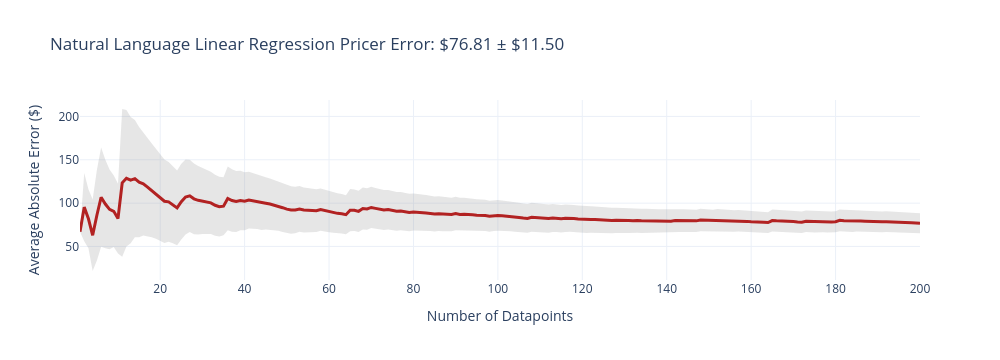
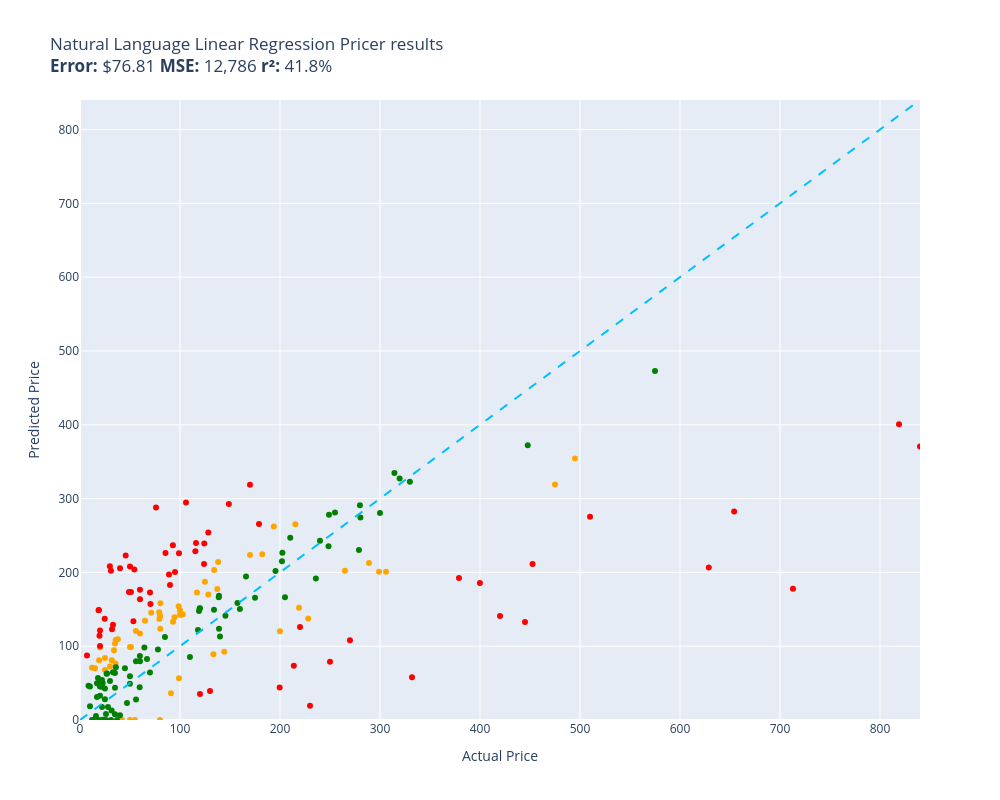

Source (notebook cell) for these figures, in order:
### Markdown cell above
### Evaluating Model 4: The Natural Language Breakthrough

Let's evaluate `natural_language_linear_regression_pricer` on the 2,000 test items.

### Code cell
evaluate(natural_language_linear_regression_pricer, test)

### Figure 1 — Plotly figure (JSON) as saved in the notebook; plotly's stock layout.template omitted (floating-point values rounded to 4 significant figures; data arrays with more than 128 entries replaced by an {"elided": "..."} marker saying what was removed)
{"data": [{"fill": "toself", "fillcolor": "rgba(128,128,128,0.2)", "hoverinfo": "skip", "line": {"color": "rgba(255,255,255,0)"}, "name": "95% CI", "showlegend": false, "type": "scatter", "x": {"elided": "400 int values"}, "y": {"elided": "400 float values"}}, {"customdata": {"elided": "200x1 float values"}, "hovertemplate": "n=%{x}<br>Avg Error=$%{y:,.2f}<br>±95% CI=$%{customdata[0]:,.2f}<extra></extra>", "line": {"color": "firebrick", "width": 3}, "mode": "lines", "name": "Cumulative Avg Error", "type": "scatter", "x": {"elided": "200 int values"}, "y": {"elided": "200 float values"}}], "layout": {"height": 360, "showlegend": false, "title": {"text": "Natural Language Linear Regression Pricer Error: $76.81 ± $11.50"}, "width": 1000, "xaxis": {"title": {"text": "Number of Datapoints"}}, "yaxis": {"title": {"text": "Average Absolute Error ($)"}}}}

### Figure 2 — Plotly figure (JSON) as saved in the notebook; plotly's stock layout.template omitted (floating-point values rounded to 4 significant figures)
{"data": [{"customdata": [["Old Blood Noise Excess V2 Distortion Cho...\nGuess=$152.13 Actual=$219.00"], ["NewPower99 Battery Kit for Samsung Galax...\nGuess=$0.00 Actual=$54.95"], ["SuppliesOutlet Compatible Toner Cartridg...\nGuess=$92.46 Actual=$144.29"], ["ACDelco GM Original Equipment FW339 Fron...\nGuess=$265.15 Actual=$215.33"], ["8544771 Dryer Heating Element, 279816 Th...\nGuess=$108.40 Actual=$35.74"], ["Panasonic KX-TG6511B DECT 6.0 PLUS Expan...\nGuess=$146.14 Actual=$79.20"], ["GJY Portable TV,10.6 inch Mini TV for AT...\nGuess=$136.96 Actual=$79.36"], ["LD Products Compatible Toner Cartridge R...\nGuess=$98.97 Actual=$49.98"], ["Mini PC, Kinupute Desktop Computer E3-12...\nGuess=$354.14 Actual=$495.00"], ["Aolemi Oil Rubbed Bronze Single Function...\nGuess=$154.26 Actual=$98.65"], ["Clementoni 39132.5 Jigsaw Puzzle 1,000 P...\nGuess=$0.00 Actual=$79.95"], ["10GBase-LR SFP+ Transceiver, Handar 10GB...\nGuess=$98.07 Actual=$19.99"], ["Deco Mount Pro Tripod Microphone Stand w...\nGuess=$117.32 Actual=$59.95"], ["KOMPUTERBAY 4GB 2X 2GB DDR2 1066MHz PC2-...\nGuess=$123.76 Actual=$80.34"], ["Task T24287 Roman Ogee Router Bit with 1...\nGuess=$120.55 Actual=$55.88"], ["Southwire 120V/15A Right Angle User Atta...\nGuess=$109.24 Actual=$37.87"], ["15\" Locking Shower Head Extension Arm in...\nGuess=$141.45 Actual=$79.95"], ["Mylites+ Standard Comic Book Mylar Sleev...\nGuess=$103.50 Actual=$34.99"], ["DALDED LED Light Kit for Lego Sonic Gree...\nGuess=$83.94 Actual=$24.99"], ["Baseball Backpacks Large 18 Inch Bookbag...\nGuess=$81.03 Actual=$31.77"], ["Adams Check Payment and Deposit Register...\nGuess=$76.69 Actual=$35.49"], ["KOHLER 18865-CP Filtered Water Faucet, P...\nGuess=$318.90 Actual=$475.00"], ["Diversitech WG840585 Motor, (Ddb) 1/3Hp,...\nGuess=$203.36 Actual=$134.12"], ["Festool 492370 Platin 2 S1000 Grit 6-Inc...\nGuess=$36.09 Actual=$91.00"], ["PM Auto Front Right Quick Complete Strut...\nGuess=$187.30 Actual=$124.94"], ["Satco S9596, 4 Count (Pack of 1), 4.18\nGuess=$70.66 Actual=$12.00"], ["Ceramic Talavera Mexican Tile 4x4\", 9 Pi...\nGuess=$72.47 Actual=$29.95"], ["Marvel Legends Series X-Men 6-Inch Archa...\nGuess=$56.58 Actual=$98.95"], ["ANZO USA 111207 GMC SIERRA 99-06 / YUKON...\nGuess=$224.41 Actual=$182.28"], ["Kingston Brass KS269SN Kingston Clawfoot...\nGuess=$200.81 Actual=$305.99"], ["Pioneer 2AM401-BN Two Handle Kitchen Fau...\nGuess=$137.65 Actual=$228.22"], ["LSSAGOON Backpack for Women Teen Kids Gi...\nGuess=$94.62 Actual=$33.99"], ["4LT LUMINETTE Vanity Opal GLS BSN\nGuess=$148.76 Actual=$99.99"], ["4pc Wheel Spacers Adapters 4\" (2inch Per...\nGuess=$172.70 Actual=$116.95"], ["Royal Designs, Inc. Decorative Abundant ...\nGuess=$67.76 Actual=$24.95"], ["Mikrotik RB3011UIAS-RM RouterBOARD 10xGi...\nGuess=$200.69 Actual=$299.00"], ["DuraGo 29515020 Front Hub Assembly\nGuess=$170.13 Actual=$128.34"], ["GENUINE VOLVO THERMOSTAT (3.0, 3.2) S60 ...\nGuess=$143.18 Actual=$102.85"], ["Universal Power Group 12V 100Ah Sealed L...\nGuess=$120.24 Actual=$199.99"], ["Amana Tool - SC587 Carbide Tipped 3-Wing...\nGuess=$145.37 Actual=$71.23"], ["Evan Fischer Radiator Cooling Fan Assemb...\nGuess=$177.54 Actual=$137.34"], ["UPR Mach 1 Chin Spoiler Fits 94-98 Musta...\nGuess=$134.61 Actual=$64.99"], ["Raspberry Pi 3 Model B+ Aluminum Case Me...\nGuess=$70.20 Actual=$14.99"], ["ASUS VY279HE-W 27” 1080P Monitor - White...\nGuess=$214.17 Actual=$138.10"], ["Diversitech UC2436-3 Ultralite Condenser...\nGuess=$158.15 Actual=$80.39"], ["4 Inches Rolled Muffler Tip Catback Exha...\nGuess=$262.06 Actual=$193.88"], ["APS iBoard (304 Stainless Steel Polished...\nGuess=$202.09 Actual=$264.95"], ["Baumgartens Sicurix Blank PVC ID Cards (...\nGuess=$80.97 Actual=$19.11"], ["Audio Techinca ATW-T1002 System 10 Handh...\nGuess=$212.76 Actual=$289.00"], ["LD Compatible Ink Cartridge Replacement ...\nGuess=$0.00 Actual=$41.99"], ["BXYJY for Samsung Galaxy Z Fold 3 Case w...\nGuess=$0.00 Actual=$49.99"], ["DuraGo BR5330 Front Vented Disc Brake Ro...\nGuess=$142.48 Actual=$101.51"], ["Samsung DA97-07603B Freezer Ice Maker As...\nGuess=$133.22 Actual=$93.02"], ["Intex River Run Connect Lounge (Four)\nGuess=$139.17 Actual=$94.49"], ["Targus CityGear Durable Backpack, Black,...\nGuess=$89.19 Actual=$133.43"], ["Fitness Center Gym Room Weight Train Dua...\nGuess=$142.70 Actual=$99.99"], ["MonMount Triple Monitor Stand Freestandi...\nGuess=$140.36 Actual=$79.99"], ["Xiaomi Redmi 10 2022 NFC 4G LTE (128GB +...\nGuess=$223.48 Actual=$169.99"], ["Refresh NSF-53 Premium Replacement Refri...\nGuess=$98.95 Actual=$50.99"]], "hovertemplate": "%{customdata[0]}<extra></extra>", "legendgroup": "orange", "marker": {"color": "orange", "size": 6, "symbol": "circle"}, "mode": "markers", "name": "orange", "orientation": "v", "showlegend": true, "type": "scatter", "x": [219.0, 54.95, 144.3, 215.3, 35.74, 79.2, 79.36, 49.98, 495.0, 98.65, 79.95, 19.99, 59.95, 80.34, 55.88, 37.87, 79.95, 34.99, 24.99, 31.77, 35.49, 475.0, 134.1, 91.0, 124.9, 12.0, 29.95, 98.95, 182.3, 306.0, 228.2, 33.99, 99.99, 117.0, 24.95, 299.0, 128.3, 102.8, 200.0, 71.23, 137.3, 64.99, 14.99, 138.1, 80.39, 193.9, 264.9, 19.11, 289.0, 41.99, 49.99, 101.5, 93.02, 94.49, 133.4, 99.99, 79.99, 170.0, 50.99], "xaxis": "x", "y": [152.1, 0.0, 92.46, 265.1, 108.4, 146.1, 137.0, 98.97, 354.1, 154.3, 0.0, 98.07, 117.3, 123.8, 120.6, 109.2, 141.4, 103.5, 83.94, 81.03, 76.69, 318.9, 203.4, 36.09, 187.3, 70.66, 72.47, 56.58, 224.4, 200.8, 137.6, 94.62, 148.8, 172.7, 67.76, 200.7, 170.1, 143.2, 120.2, 145.4, 177.5, 134.6, 70.2, 214.2, 158.2, 262.1, 202.1, 80.97, 212.8, 0.0, 0.0, 142.5, 133.2, 139.2, 89.19, 142.7, 140.4, 223.5, 98.95], "yaxis": "y"}, {"customdata": [["telpo Headlight Assembly Fit For 15 Camr...\nGuess=$239.89 Actual=$115.99"], ["Stand for Raven Pro Document Scanner - P...\nGuess=$208.36 Actual=$29.85"], ["RBC12-UPC Replacement Battery Cartridge ...\nGuess=$19.25 Actual=$229.99"], ["Bam France 2002XL Contoured Hightech Bla...\nGuess=$177.72 Actual=$713.00"], ["Metabo HPT 36V MultiVolt™ Cordless Rotar...\nGuess=$192.54 Actual=$379.00"], ["46mm Digital Pro High-Resolution Close-U...\nGuess=$121.39 Actual=$19.99"], ["Innovative Percussion CB-6 Chamois Bass ...\nGuess=$203.89 Actual=$54.32"], ["LOVE MEI Galaxy S10 Lite Case, Military ...\nGuess=$129.19 Actual=$32.98"], ["CORSAIR Dominator Platinum RGB 32GB (2x1...\nGuess=$211.21 Actual=$124.00"], ["Bam Trekking 3027SB Single Black Clarine...\nGuess=$57.79 Actual=$332.00"], ["DEWALT 20V MAX* XR Impact Driver with Bl...\nGuess=$211.39 Actual=$452.53"], ["Scranton & Co 3 Drawer Mobile File Cabin...\nGuess=$228.68 Actual=$115.35"], ["Canon EOS Rebel T7 Digital SLR Camera wi...\nGuess=$400.82 Actual=$819.00"], ["Travelpro Platinum Elite Slim Business L...\nGuess=$73.65 Actual=$213.83"], ["JRready ST6313 DT Deutsch Connector Kit,...\nGuess=$43.99 Actual=$199.68"], ["Dakota Alert MURS Alert Probe Sensor - M...\nGuess=$126.03 Actual=$219.99"], ["3D Tree Hole Branches 075 Stair Risers D...\nGuess=$39.33 Actual=$129.99"], ["Projector, CRAZVIEW Projector with WiFi ...\nGuess=$133.65 Actual=$53.40"], ["Retevis RT68 Soft Earhook Walkie Talkie ...\nGuess=$87.52 Actual=$6.99"], ["MC: Pindicator (Dual Intensity Amber)\nGuess=$205.64 Actual=$40.00"], ["Poison Spyder 10-08-020 Rocker Knocker\nGuess=$206.66 Actual=$628.76"], ["DIMARZIO 204284 DP 163FBK Blues Bucker G...\nGuess=$183.02 Actual=$89.99"], ["Lighted Triangle Mirror Cabinet Bathroom...\nGuess=$132.82 Actual=$445.00"], ["BESTILL Wall Mounted Shower Faucet Set, ...\nGuess=$288.02 Actual=$76.00"], ["Engine Thermostat, Replace 19301-PAA-306...\nGuess=$149.15 Actual=$18.89"], ["Dell Optiplex 390 Desktop Computer i3 3....\nGuess=$239.20 Actual=$124.27"], ["Neporal Full Spectrum Light Bulb, 6000K ...\nGuess=$148.82 Actual=$18.59"], ["Pidoko Kids Train Table, Grey with 90 Pc...\nGuess=$35.14 Actual=$119.97"], ["LEGO Marvel Avengers War Machine Buster ...\nGuess=$176.55 Actual=$59.95"], ["KOHLER K-1185540-CP Assembly-Slider\nGuess=$222.94 Actual=$45.67"], ["Trim Kit for 2-handle Shower & Tub Valve...\nGuess=$200.54 Actual=$94.99"], ["iPhone 12/12 Pro Nicaragua Guardabarranc...\nGuess=$100.23 Actual=$19.97"], ["Aeromotive 13304 Regulator, X1 Adjustabl...\nGuess=$108.20 Actual=$269.95"], ["Canon Sure Shot 90u 35mm Date Camera\nGuess=$185.55 Actual=$399.89"], ["Wilkinson LOW GAUSS Vintage Tone Strat S...\nGuess=$202.23 Actual=$30.93"], ["Ibanez M510OVS Acoustic Mandolin in Vint...\nGuess=$318.61 Actual=$169.99"], ["Berta (6 Pieces) 1-1/4 inch Overlay, 90 ...\nGuess=$137.10 Actual=$24.66"], ["CradlePoint Compact Broadband Router (CB...\nGuess=$197.29 Actual=$89.00"], ["Pyle Wireless Rear View Backup Camera - ...\nGuess=$157.31 Actual=$70.45"], ["Auertech Portable Washing Machine, 14lbs...\nGuess=$225.89 Actual=$98.99"], ["18 Inch White Undermount Kitchen Sink - ...\nGuess=$265.40 Actual=$179.00"], ["ECCPP Power Steering Pump for 2009-2010 ...\nGuess=$226.39 Actual=$85.48"], ["Skullcandy Hesh Evo Bluetooth Headphones...\nGuess=$172.62 Actual=$69.99"], ["ROHL WSGUM3018WH Wire Sink Grids, White\nGuess=$253.89 Actual=$128.28"], ["Music Hall pa15.3 MM/MC Phono Preamplifi...\nGuess=$78.79 Actual=$250.00"], ["Lorell Bell Chair Glide, 2.5\", Black\nGuess=$114.21 Actual=$19.50"], ["CTLAMP XL-2100 Professional Quality XL-2...\nGuess=$122.95 Actual=$32.00"], ["Competition Clutch Disc and Pressure Pla...\nGuess=$275.22 Actual=$510.00"], ["KUNFINE Android Radio CarPlay & Android ...\nGuess=$294.56 Actual=$106.00"], ["A-Premium Front Suspension Steering Knuc...\nGuess=$173.40 Actual=$48.99"], ["Dell XPS 13 9343-2727SLV 13.3\" Full HD S...\nGuess=$370.43 Actual=$839.99"], ["Pacific Drums PDCM1618TTRB 16 x 18 Inche...\nGuess=$141.04 Actual=$419.99"], ["Vinyl Soft Top Roll-up Adjustable Truck ...\nGuess=$292.72 Actual=$148.88"], ["Blanco 230966 Valea Stainless Steel Sink...\nGuess=$236.86 Actual=$92.88"], ["Empava 24\" Single Wall Ovens 10 Cooking ...\nGuess=$282.34 Actual=$654.14"], ["Viola Bow 4/4 Full Size Carbon Fiber (Bl...\nGuess=$207.95 Actual=$49.99"], ["Fender Hendrix Voodoo Child Coiled Instr...\nGuess=$163.46 Actual=$59.99"], ["Pyle 2x120 Watt Home Audio Speaker Power...\nGuess=$173.32 Actual=$50.92"]], "hovertemplate": "%{customdata[0]}<extra></extra>", "legendgroup": "red", "marker": {"color": "red", "size": 6, "symbol": "circle"}, "mode": "markers", "name": "red", "orientation": "v", "showlegend": true, "type": "scatter", "x": [116.0, 29.85, 230.0, 713.0, 379.0, 19.99, 54.32, 32.98, 124.0, 332.0, 452.5, 115.3, 819.0, 213.8, 199.7, 220.0, 130.0, 53.4, 6.99, 40.0, 628.8, 89.99, 445.0, 76.0, 18.89, 124.3, 18.59, 120.0, 59.95, 45.67, 94.99, 19.97, 269.9, 399.9, 30.93, 170.0, 24.66, 89.0, 70.45, 98.99, 179.0, 85.48, 69.99, 128.3, 250.0, 19.5, 32.0, 510.0, 106.0, 48.99, 840.0, 420.0, 148.9, 92.88, 654.1, 49.99, 59.99, 50.92], "xaxis": "x", "y": [239.9, 208.4, 19.25, 177.7, 192.5, 121.4, 203.9, 129.2, 211.2, 57.79, 211.4, 228.7, 400.8, 73.65, 43.99, 126.0, 39.33, 133.7, 87.52, 205.6, 206.7, 183.0, 132.8, 288.0, 149.1, 239.2, 148.8, 35.14, 176.5, 222.9, 200.5, 100.2, 108.2, 185.5, 202.2, 318.6, 137.1, 197.3, 157.3, 225.9, 265.4, 226.4, 172.6, 253.9, 78.79, 114.2, 123.0, 275.2, 294.6, 173.4, 370.4, 141.0, 292.7, 236.9, 282.3, 207.9, 163.5, 173.3], "yaxis": "y"}, {"customdata": [["EXMAX NG-10X Fresnel Lens Focusing Adapt...\nGuess=$64.22 Actual=$69.98"], ["Pump Head TBVECHI 175PSI 4KW 5.5HP 21CFM...\nGuess=$322.86 Actual=$329.90"], ["APS iBoard 6-inch Aluminum (Black Powder...\nGuess=$246.86 Actual=$210.23"], ["PEMP E65 E66 CDC Simulate Optical Fiber ...\nGuess=$147.59 Actual=$119.00"], ["Intermatic PX300 12V 300W Transformer wi...\nGuess=$149.48 Actual=$134.00"], ["HK SYSTEMS 13\" Heavy Duty Black \"Push\" O...\nGuess=$112.46 Actual=$84.95"], ["SKB iSeries 3i-13096-6KP Case for BlackM...\nGuess=$165.75 Actual=$174.99"], ["June Garden 12\" Sweet Dolly Charlotte - ...\nGuess=$32.90 Actual=$19.99"], ["GanFindX Portable Car Hand Controls for ...\nGuess=$150.38 Actual=$159.90"], ["Evergreen HSHB2005 Cylinder Head Gasket ...\nGuess=$44.40 Actual=$59.69"], ["Tidal Front + Rear Fender Flares 4PC Poc...\nGuess=$280.96 Actual=$254.99"], ["152MM Hole Saws M42 Bi-Metal High Speed ...\nGuess=$57.01 Actual=$17.99"], ["Wenger City Upgrade Laptop Backpack with...\nGuess=$141.39 Actual=$145.42"], ["AUTOFREE LED Tail Lights Assembly Compat...\nGuess=$215.05 Actual=$201.99"], ["Fjallraven, Kanken Laptop 15\" Backpack f...\nGuess=$150.96 Actual=$119.65"], ["Evan-Fischer Front Bumper Cover Compatib...\nGuess=$226.49 Actual=$202.38"], ["Laisomeke Waterproof Junction Box, Unive...\nGuess=$0.00 Actual=$11.99"], ["Sumerain S1339CM Double Handle Widesprea...\nGuess=$191.60 Actual=$235.86"], ["Webcem Solar Shed Light Outdoor Indoor, ...\nGuess=$95.53 Actual=$77.96"], ["Western Digital Enterprise RE4-GP 2TB SA...\nGuess=$85.50 Actual=$109.95"], ["VLAND LED Smoked Taillights Compatible F...\nGuess=$242.75 Actual=$239.99"], ["Tablet PC Cover Compatible with Lenovo T...\nGuess=$12.98 Actual=$31.61"], ["Miyaya@ Funny Animal Masks Collection fo...\nGuess=$49.94 Actual=$16.99"], ["Trail Gear Twin Stick Kit for Top Shift ...\nGuess=$291.00 Actual=$279.92"], ["Ultra Duster Canned Air Net 10 Oz 6-Pack\nGuess=$49.28 Actual=$49.90"], ["Beck/Arnley 0421945 Air Filter\nGuess=$71.56 Actual=$35.87"], ["IQShield Screen Protector Compatible wit...\nGuess=$45.53 Actual=$9.95"], ["Liberty Imports 12 Pack: US Military Toy...\nGuess=$31.15 Actual=$16.98"], ["Intrepid International Dressage Letters-...\nGuess=$63.13 Actual=$26.99"], ["EMART Photography C Stand with Boom Arm,...\nGuess=$151.40 Actual=$119.99"], ["KUNN Small Electrician Tool Pouch Utilit...\nGuess=$17.76 Actual=$21.99"], ["Replacement Remote Control for PANASONIC...\nGuess=$7.84 Actual=$34.95"], ["KS K-STORM Replacement Silicone Mushroom...\nGuess=$46.41 Actual=$8.50"], ["Grey Pneumatic 1311SD Impact Socket Set\nGuess=$158.38 Actual=$157.43"], ["Walker Exhaust Ultra EPA 16478 Direct Fi...\nGuess=$472.95 Actual=$574.99"], ["GE RPWF SmartWater Comparable Refrigerat...\nGuess=$0.00 Actual=$36.99"], ["Urth 62mm UV, Circular Polarizing (CPL),...\nGuess=$123.80 Actual=$139.00"], ["MGP Caliper Covers 39011SACURD Red Powde...\nGuess=$278.15 Actual=$249.00"], ["LSI Broadcom SAS 9300-8i 8-port 12Gb/s S...\nGuess=$122.08 Actual=$118.00"], ["NewFantasia Replacement Audio Cable with...\nGuess=$0.00 Actual=$31.00"], ["MONOCARBON Forged Carbon Fiber Case for ...\nGuess=$79.73 Actual=$59.99"], ["AC Compressor & A/C Kit For BMW 335i 335...\nGuess=$334.67 Actual=$314.41"], ["MXR Carbon Copy Deluxe Analog Delay Guit...\nGuess=$201.73 Actual=$195.50"], ["Chalkboard Name Badges with Magnetic Bac...\nGuess=$45.34 Actual=$19.95"], ["Linkloos Solar Street Lights Outdoor Wat...\nGuess=$79.61 Actual=$55.99"], ["USB Charger, CIVIE High Speed 60W Multip...\nGuess=$5.48 Actual=$15.99"], ["Cardone 84-58642 New HEI Electronic Dist...\nGuess=$194.28 Actual=$165.99"], ["Hp Pavilion P7-1257c Motherboard Aahd3-h...\nGuess=$86.61 Actual=$59.86"], ["Kastar Battery Pack Replacement for Sony...\nGuess=$51.59 Actual=$19.99"], ["New Replacement seat cover fits Yamaha M...\nGuess=$168.26 Actual=$138.95"], ["AZX Stylus Pencil for Apple iPad Pro 202...\nGuess=$52.77 Actual=$29.99"], ["SP Air Corporation SP-8102BU 1/4-Inch He...\nGuess=$166.25 Actual=$204.99"], ["LCD Screen for Dell Inspiron 17R 17.3\" H...\nGuess=$98.32 Actual=$64.37"], ["200 ' feet True 14 Gauge AWG CCA Speaker...\nGuess=$70.19 Actual=$44.95"], ["200 Couples Conversation Cards - Enjoy B...\nGuess=$64.78 Actual=$32.97"], ["The Puppet Company - Carpet-Unicorn, Whi...\nGuess=$0.00 Actual=$19.00"], ["KYX Racing Hardened Steel Center Drive S...\nGuess=$23.15 Actual=$46.99"], ["StonKraft Brass Chess Board Game Set wit...\nGuess=$113.09 Actual=$140.00"], ["VIPMOTOZ Sequential Turn Signal Premium ...\nGuess=$230.27 Actual=$278.94"], ["OEM Samsung Remote Control Shipped with ...\nGuess=$27.92 Actual=$56.00"], ["Venom Power Terra Hunter R/T+ R/T All-Te...\nGuess=$327.07 Actual=$319.65"], ["Custom Engagement Logo Desk Embosser Sea...\nGuess=$59.43 Actual=$49.95"], ["520 Pieces Christmas Envelope Seal Stick...\nGuess=$0.00 Actual=$25.99"], ["BestPricedDecals Wine A BIT, You'll Feel...\nGuess=$0.00 Actual=$12.98"], ["VATOS 4 Packs Bubble Machine Gun for Kid...\nGuess=$0.44 Actual=$22.88"], ["Steering Wheel, Carbon Fiber Automotive ...\nGuess=$372.09 Actual=$447.74"], ["VONADO Space Wars Colonial Viper MK1 Bui...\nGuess=$6.33 Actual=$39.99"], ["Replacement Remote Control fit for Sony ...\nGuess=$18.72 Actual=$9.99"], ["Disney Princess Sparkling Princess Sleep...\nGuess=$28.24 Actual=$24.95"], ["sabermaster TCG Playmat yugioh playmat T...\nGuess=$44.89 Actual=$21.99"], ["Star Wars Die-Cast Metal TITANIUM Series...\nGuess=$50.02 Actual=$22.70"], ["Glovion Music Stand Light, Clip On Piano...\nGuess=$17.73 Actual=$27.99"], ["Think Gizmos Build Your Own Robot Toys f...\nGuess=$42.54 Actual=$24.95"], ["HP Laserjet 2100 Laser Printer W/Test Pr...\nGuess=$280.41 Actual=$299.98"], ["PowerSport Front Rear Brakes and Rotors ...\nGuess=$235.34 Actual=$248.51"], ["VTech Strum and Jam Kidi Musical Guitar ...\nGuess=$54.31 Actual=$21.99"], ["KZ ZS10 Pro in Ear Monitor Headphone KZ ...\nGuess=$82.63 Actual=$66.99"], ["W11130208 W10695459 Refrigerator LED Mod...\nGuess=$62.74 Actual=$26.59"], ["Jada Toys Ryan's World Combo Panda Airli...\nGuess=$63.74 Actual=$34.94"], ["STICKGOO Peel and Stick Backsplash for K...\nGuess=$43.83 Actual=$34.99"], ["Garmin 010-12402-10 GT15M-TM Transom-Mou...\nGuess=$166.14 Actual=$138.74"], ["For Volvo C70 S70 V70 V40 S40 AC Compres...\nGuess=$274.39 Actual=$280.41"], ["NICKSTON Red Sparkling Glitter Slim Band...\nGuess=$8.14 Actual=$25.99"]], "hovertemplate": "%{customdata[0]}<extra></extra>", "legendgroup": "green", "marker": {"color": "green", "size": 6, "symbol": "circle"}, "mode": "markers", "name": "green", "orientation": "v", "showlegend": true, "type": "scatter", "x": [69.98, 329.9, 210.2, 119.0, 134.0, 84.95, 175.0, 19.99, 159.9, 59.69, 255.0, 17.99, 145.4, 202.0, 119.7, 202.4, 11.99, 235.9, 77.96, 110.0, 240.0, 31.61, 16.99, 279.9, 49.9, 35.87, 9.95, 16.98, 26.99, 120.0, 21.99, 34.95, 8.5, 157.4, 575.0, 36.99, 139.0, 249.0, 118.0, 31.0, 59.99, 314.4, 195.5, 19.95, 55.99, 15.99, 166.0, 59.86, 19.99, 138.9, 29.99, 205.0, 64.37, 44.95, 32.97, 19.0, 46.99, 140.0, 278.9, 56.0, 319.6, 49.95, 25.99, 12.98, 22.88, 447.7, 39.99, 9.99, 24.95, 21.99, 22.7, 27.99, 24.95, 300.0, 248.5, 21.99, 66.99, 26.59, 34.94, 34.99, 138.7, 280.4, 25.99], "xaxis": "x", "y": [64.22, 322.9, 246.9, 147.6, 149.5, 112.5, 165.8, 32.9, 150.4, 44.4, 281.0, 57.01, 141.4, 215.1, 151.0, 226.5, 0.0, 191.6, 95.53, 85.5, 242.8, 12.98, 49.94, 291.0, 49.28, 71.56, 45.53, 31.15, 63.13, 151.4, 17.76, 7.841, 46.41, 158.4, 472.9, 0.0, 123.8, 278.1, 122.1, 0.0, 79.73, 334.7, 201.7, 45.34, 79.61, 5.484, 194.3, 86.61, 51.59, 168.3, 52.77, 166.2, 98.32, 70.19, 64.78, 0.0, 23.15, 113.1, 230.3, 27.92, 327.1, 59.43, 0.0, 0.0, 0.4416, 372.1, 6.327, 18.72, 28.24, 44.89, 50.02, 17.73, 42.54, 280.4, 235.3, 54.31, 82.63, 62.74, 63.74, 43.83, 166.1, 274.4, 8.139], "yaxis": "y"}, {"hoverinfo": "skip", "line": {"color": "deepskyblue", "dash": "dash", "width": 2}, "mode": "lines", "name": "y = x", "showlegend": false, "type": "scatter", "x": [0, 840.0], "y": [0, 840.0]}], "layout": {"height": 800, "legend": {"title": {"text": "color"}, "tracegroupgap": 0}, "showlegend": false, "title": {"text": "Natural Language Linear Regression Pricer results<br><b>Error:</b> $76.81 <b>MSE:</b> 12,786 <b>r²:</b> 41.8%"}, "width": 1000, "xaxis": {"anchor": "y", "domain": [0, 1], "range": [0, 840.0], "title": {"text": "Actual Price"}}, "yaxis": {"anchor": "x", "domain": [0, 1], "range": [0, 840.0], "title": {"text": "Predicted Price"}}}}
